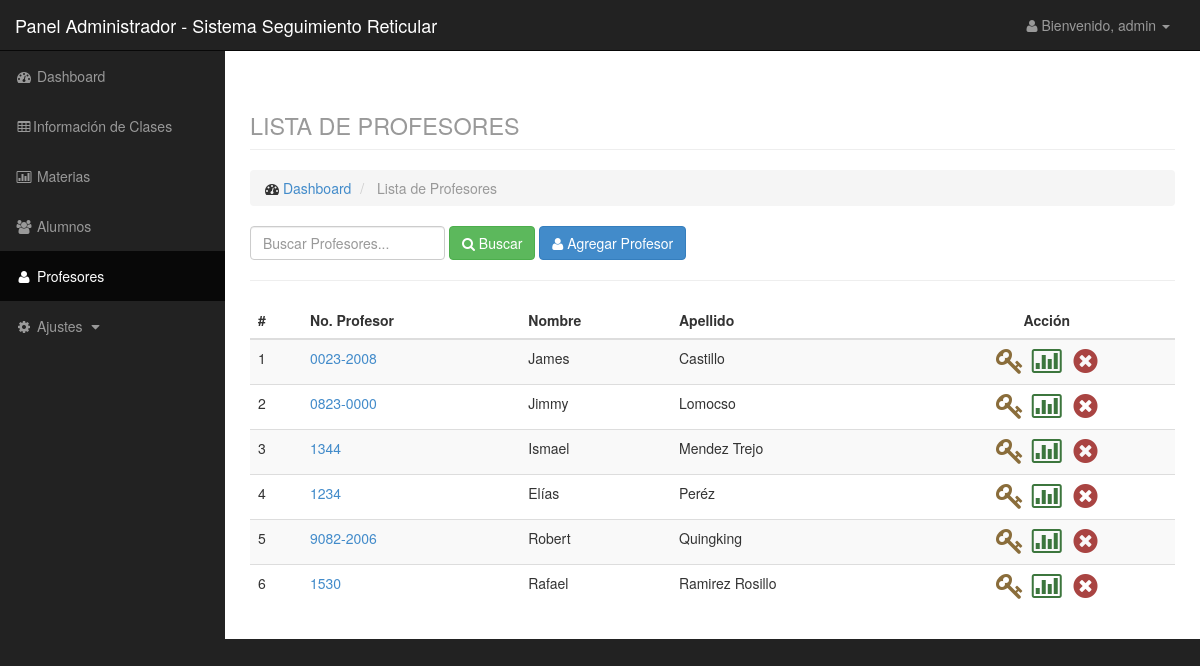
Screenshot of /retic/admin/teacherlist.php (signed in) with the database file from the repository.
### tables this page shows
CREATE TABLE `teacher` (
  `id` int(11) NOT NULL,
  `teachid` varchar(50) NOT NULL,
  `fname` varchar(100) NOT NULL,
  `lname` varchar(100) NOT NULL
);

### retic/admin/data/teacher_model.php (called while the page is built, shortened)
<?php
    $teacher = new Datateacher();
    class Datateacher {
        function getteacher($search){
            $q = "select * from teacher where teachid like '%$search%' or fname like '%$search%' or lname like '%$search%' order by lname,fname,teachid";
            $r = mysql_query($q);
            return $r;
        }
    }
?>

### retic/admin/teacherlist.php (shortened to what this page needs)
<?php
    include('include/header.php');
    include('include/sidebar.php');
    include('data/teacher_model.php');
    $search = isset($_POST['search']) ? $_POST['search']: null;
    $teacher = $teacher->getteacher($search);
?>
<div id="page-wrapper">
    <div class="container-fluid">
        <div class="row">
            <div class="col-lg-12">
                <h1 class="page-header">
                    <small>LISTA DE PROFESORES</small>
                </h1>
                <ol class="breadcrumb">
                    <li>
                        <i class="fa fa-dashboard"></i> <a href="index.php">Dashboard</a>
                    </li>
                    <li class="active">
                         Lista de Profesores
                    </li>
                </ol>
            </div>
        </div>
        <div class="row">
            <div class="col-lg-12">
                <div class="form-inline form-padding">
                    <form action="teacherlist.php" method="post">
                        <input type="text" class="form-control" name="search" placeholder="Buscar Profesores...">
                        <button type="submit" name="submitsearch" class="btn btn-success"><i class="fa fa-search"></i> Buscar</button>
                        <button type="button" class="btn btn-primary" data-toggle="modal" data-target="#addteacher"><i class="fa fa-user"></i> Agregar Profesor</button>
                    </form>
                </div>
            </div>
        </div>
        <hr />
        <div class="row">
            <div class="col-lg-12">
            </div>
        </div>
        <div class="row">
            <div class="col-lg-12">
                <div class="table-responsive">
                    <table class="table table-striped">
                        <thead>
                            <tr>
                                <th>#</th>
                                <th>No. Profesor</th>
                                <th>Nombre</th>
                                <th>Apellido</th>
                                <th class="text-center">Acción</th>
                            </tr>
                        </thead>
                        <tbody>
                            <?php $c = 1; ?>
                            <?php while($row = mysql_fetch_array($teacher)): ?>
                                <tr>
                                    <td><?php echo $c;?></td>
                                    <td><a href="edit.php?type=teacher&id=<?php echo $row['id']?>"><?php echo $row['teachid'];?></a></td>
                                    <td><?php echo $row['fname'];?></td>
                                    <td><?php echo $row['lname'];?></td>
                                    <td class="text-center">
                                        <a href="data/settings_model.php?q=addaccount&level=teacher&id=<?php echo $row['id']?>" class="confirmacc"><i class="fa fa-key fa-2x text-warning"></i></a>&nbsp;
                                        <a href="teacherload.php?id=<?php echo $row['id'];?>" title="Update Subject"><i class="fa fa-bar-chart-o fa-2x text-success"></i></a> &nbsp;
                                        <a href="data/data_model.php?q=delete&table=teacher&id=<?php echo $row['id']?>" title="Remove"><i class="fa fa-times-circle fa-2x text-danger confirmation"></i></a></td>
                                </tr>
                            <?php $c++; ?>
                            <?php endwhile; ?>
                        </tbody>
                    </table>
                </div>
            </div>
        </div>
    </div>
</div>
<?php include('include/footer.php'); ?>

### retic/css/sb-admin.css (style rules this page uses)
body { margin-top: 100px; background-color: #222; }
@media (min-width:768px) { body { margin-top: 50px; } }
#page-wrapper { width: 100%; padding: 0; background-color: #fff; }
@media (min-width:768px) { #page-wrapper { padding: 10px; } }

### rows the page displays
teacher: teachid "0023-2008", fname "James", lname "Castillo"
teacher: teachid "0823-0000", fname "Jimmy", lname "Lomocso"
teacher: teachid "1344", fname "Ismael", lname "Mendez Trejo"
teacher: teachid "1234", fname "Elías", lname "Peréz"
teacher: teachid "9082-2006", fname "Robert", lname "Quingking"
teacher: teachid "1530", fname "Rafael", lname "Ramirez Rosillo"

### other values shown
$_SESSION['level'] "admin"
